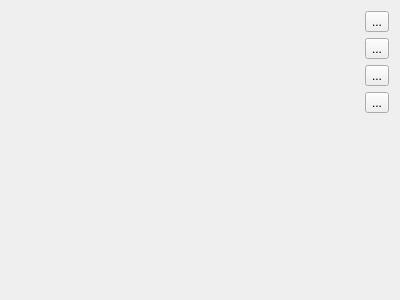
<?xml version="1.0" encoding="UTF-8"?>
<ui version="4.0">
 <class>Image_widget</class>
 <widget class="QWidget" name="Image_widget">
  <property name="geometry">
   <rect>
    <x>0</x>
    <y>0</y>
    <width>400</width>
    <height>300</height>
   </rect>
  </property>
  <property name="windowTitle">
   <string>Form</string>
  </property>
  <layout class="QGridLayout" name="gridLayout_2">
   <item row="0" column="0">
    <layout class="QGridLayout" name="gridLayout">
     <item row="0" column="0" rowspan="5">
      <widget class="QLabel" name="lRImage">
       <property name="text">
        <string>&lt;html&gt;&lt;head/&gt;&lt;body&gt;&lt;p&gt;&lt;br/&gt;&lt;/p&gt;&lt;/body&gt;&lt;/html&gt;</string>
       </property>
      </widget>
     </item>
     <item row="0" column="1">
      <widget class="QToolButton" name="tbLoadImage">
       <property name="toolTip">
        <string>&lt;html&gt;&lt;head/&gt;&lt;body&gt;&lt;p&gt;Load golographic image from file&lt;/p&gt;&lt;/body&gt;&lt;/html&gt;</string>
       </property>
       <property name="text">
        <string>...</string>
       </property>
      </widget>
     </item>
     <item row="1" column="1">
      <widget class="QToolButton" name="tbSelect">
       <property name="toolTip">
        <string>&lt;html&gt;&lt;head/&gt;&lt;body&gt;&lt;p&gt;Select fragment&lt;/p&gt;&lt;/body&gt;&lt;/html&gt;</string>
       </property>
       <property name="text">
        <string>...</string>
       </property>
      </widget>
     </item>
     <item row="2" column="1">
      <widget class="QToolButton" name="tbSaveToDb">
       <property name="toolTip">
        <string>&lt;html&gt;&lt;head/&gt;&lt;body&gt;&lt;p&gt;Save to database&lt;/p&gt;&lt;/body&gt;&lt;/html&gt;</string>
       </property>
       <property name="text">
        <string>...</string>
       </property>
      </widget>
     </item>
     <item row="3" column="1">
      <widget class="QToolButton" name="tbLoadFromDb">
       <property name="toolTip">
        <string>&lt;html&gt;&lt;head/&gt;&lt;body&gt;&lt;p&gt;Load image from database&lt;/p&gt;&lt;/body&gt;&lt;/html&gt;</string>
       </property>
       <property name="text">
        <string>...</string>
       </property>
      </widget>
     </item>
     <item row="4" column="1">
      <spacer name="verticalSpacer">
       <property name="orientation">
        <enum>Qt::Vertical</enum>
       </property>
       <property name="sizeHint" stdset="0">
        <size>
         <width>20</width>
         <height>128</height>
        </size>
       </property>
      </spacer>
     </item>
    </layout>
   </item>
  </layout>
 </widget>
 <resources/>
 <connections/>
</ui>
